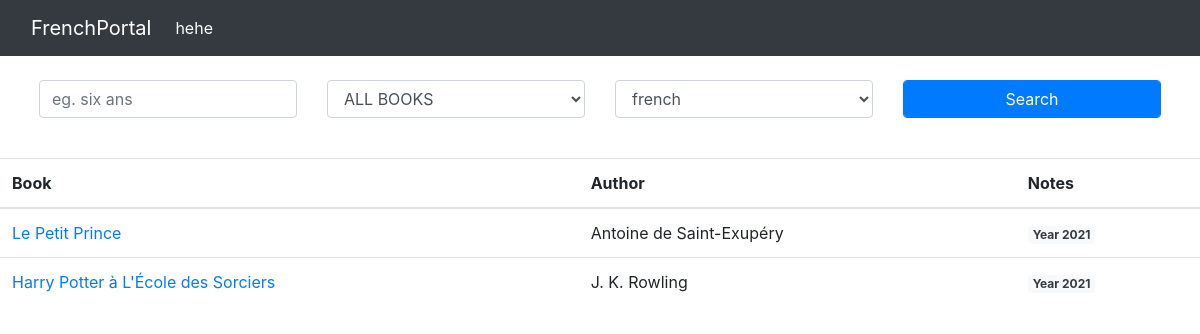
The page / on the database its author committed.
### original_text/models.py (models this page shows)
class Book(models.Model):
    title = models.CharField(max_length=300,null=True, blank=True)
    author = models.CharField(max_length=300,null=True, blank=True)
    translation_eng = models.TextField(null=True,blank=True)
    translation_chi = models.TextField(null=True, blank=True)
    timestamp = models.DateTimeField(auto_now_add=True)
    note = models.CharField(max_length=500,default='none')
    priority = models.BooleanField(default=False)
    finished = models.BooleanField(default=False)

### original_text/views.py (the view)
# urls.py: path('', BookView.as_view(),name='book'),
class BookView(ListView):
    template_name = 'original_text/home.html'
    context_object_name = 'results'
    model = Book
    def get_queryset(self):
        all_books=Book.objects.all()
        results = {'all_books': all_books,
                   'text_language':['french','english']
                   }
        return results

### templates/original_text/home.html
{% extends "original_text/base.html" %}
{% block body %}
    <table class="table table-hover">
            <thead>
                <tr>
                  <th scope="col">Book</th>
                  <th scope="col">Author</th>
                    <th scope="col">Notes</th>
                </tr>
            </thead>
            <tbody>
            {% for book in results.all_books %}
                <tr>
                <td><a href="{% url 'original_text:sentence' pk=book.pk %}">{{ book.title }}</a></td>
                <td>{{ book.author }}</td>
                <td><span class="badge bg-light text-dark">Year 2021</span></td>
                </tr>
            {% endfor %}
            </tbody>
    </table>
{% endblock %}

### rows shown on the page
Book: title "Le Petit Prince", author "Antoine de Saint-Exupéry"
Book: title "Harry Potter à L'École des Sorciers", author "J. K. Rowling"

### other values the page prints
form field text_language "french"
